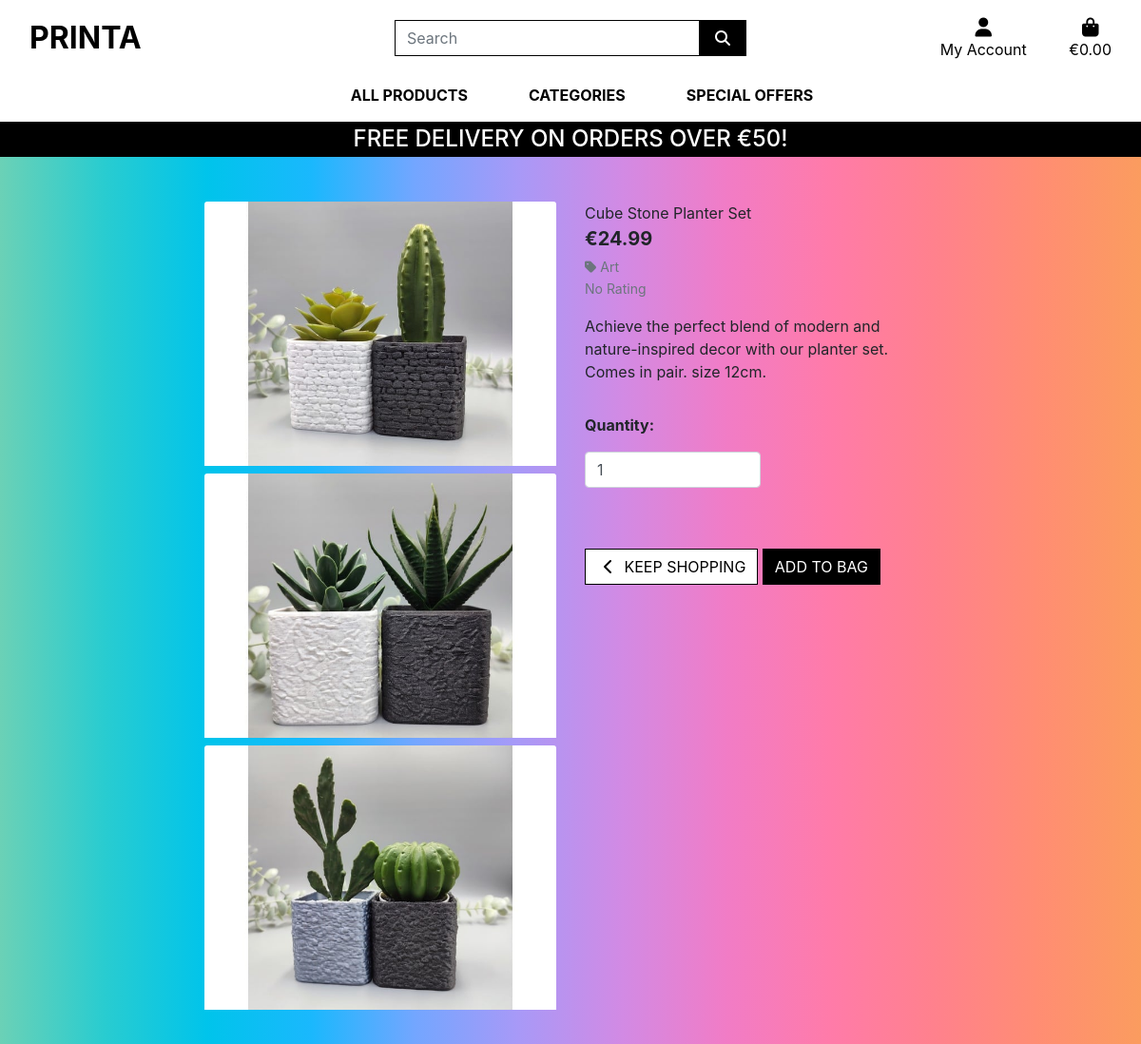
The app's page /products/4 with its own data.
### products/models.py (models this page shows, shortened)
class Product(models.Model):
    category = models.ForeignKey('Category', null=True, blank=True, on_delete=models.SET_NULL)
    sku = models.CharField(max_length=254, null=True, blank=True)
    name = models.CharField(max_length=254)
    description = models.TextField()
    price = models.DecimalField(max_digits=6, decimal_places=2)
    rating = models.DecimalField(max_digits=6, decimal_places=2, null=True, blank=True)
    image = models.ImageField(null=True, blank=True)
    image_second = models.ImageField(null=True, blank=True)
    image_third = models.ImageField(null=True, blank=True)

class Category(models.Model):
    class Meta:
        verbose_name_plural = 'Categories'
    name = models.CharField(max_length=254)
    friendly_name = models.CharField(max_length=254, null=True, blank=True)

### products/views.py (the view)
# urls.py: path('<product_id>', views.product_detail, name='product_detail'),
def product_detail(request, product_id):
    product = get_object_or_404(Product, pk=product_id)
    context = {
        'product': product,
    }
    return render(request, 'products/product_detail.html', context)

### bag/contexts.py (called while the page is built)
def bag_contents(request):
    bag_items = []
    total = 0
    product_count = 0
    if total < settings.FREE_DELIVERY_THRESHOLD:
        delivery = total * Decimal(settings.STANDARD_DELIVERY_PERCENTAGE / 100)
        free_delivery_delta = settings.FREE_DELIVERY_THRESHOLD - total
    else:
        delivery = 0
        free_delivery_delta = 0
    grand_total = delivery + total
    context = {
        'bag_items': bag_items,
        'total': total,
        'product_count': product_count,
        'delivery': delivery,
        'free_delivery_delta': free_delivery_delta,
        'free_delivery_threshold': settings.FREE_DELIVERY_THRESHOLD,
        'grand_total': grand_total,
    }
    return context

### products/templates/products/product_detail.html (shortened to what this page needs)
{% extends "base.html" %}
{% load static %}
{% block page_header %}
    <div class="container header-container">
    </div>
{% endblock %}
{% block content %}
    <div class="overlay"></div>
    <div class="container-fluid">
        <div class="row">
            <div class="col-12 col-md-6 col-lg-4 offset-lg-2">
                <div class="image-container my-5">
                    {% if product.image %}
                        <a href="{{ product.image.url }}" target="_blank">
                            <img class="card-img-top img-fluid pb-2" src="{{ product.image.url }}" alt="{{ product.name }}">
                        </a>
                        <br>
                        <a href="{{ product.image_second.url }}" target="_blank">
                            <img class="card-img-top img-fluid pb-2" src="{{ product.image_second.url }}" alt="{{ product.name }}">
                        </a>
                        <br>
                        <a href="{{ product.image_third.url }}" target="_blank">
                            <img class="card-img-top img-fluid pb-2" src="{{ product.image_third.url }}" alt="{{ product.name }}">
                        </a>
                        {% else %}
                        <a href="">
                            <img class="card-img-top img-fluid" src="{{ MEDIA_URL }}noimage.png" alt="{{ product.name }}">
                        </a>
                    {% endif %}
                </div>
            </div>
            <div class="col-12 col-md-6 col-lg-4">
                <div class="product-details-container mb-5 mt-md-5">
                    <p class="mb-0">{{ product.name }}</p>
                    <p class="lead mb-0 text-left font-weight-bold">€{{ product.price }}</p>
                    {% if product.category %}
                    <p class="small mt-1 mb-0">
                        <a class="text-muted" href="{% url 'products' %}?category={{ product.category.name }}">
                            <i class="fas fa-tag mr-1"></i>{{ product.category.friendly_name }}
                        </a>
                    </p>
                    {% endif %}
                    {% if product.rating %}
                        <small class="text-muted"><i class="fas fa-star mr-1"></i>{{ product.rating }} / 5</small>
                    {% else %}
                        <small class="text-muted">No Rating</small>
                    {% endif %}
                    <p class="mt-3">{{ product.description }}</p>
                    <form class="form" action="{% url 'add_to_bag' product.id %}" method="POST">
                        <div class="form-row">
                            <div class="col-12">
                                <p class="mt-3"><strong>Quantity:</strong></p>
                                <div class="form-group w-50">
                                    <div class="input-group">
                                        <input class="form-control qty_input" type="number" name="quantity" value="1" min="1" max="99" data-item_id="{{ product.id }}" id="id_qty_{{ product.id }}">
                                    </div>
                                </div>
                            </div>
                            <div class="col-12">
                                <a href="{% url 'products' %}" class="btn btn-outline-black rounded-0 mt-5">
                                    <span class="icon">
                                        <i class="fas fa-chevron-left"></i>
                                    </span>
                                    <span class="text-uppercase">Keep Shopping</span>
                                </a>
                                <input type="submit" class="btn btn-black rounded-0 text-uppercase mt-5" value="Add to Bag">
                            </div>
                        </div>
                    </form>
                </div>
            </div>
        </div>
    </div>
{% endblock %}

### static/css/base.css (style rules this page uses)
html { height: 100%; }
body { background-image: linear-gradient(to right, #6bd1b6, #29ccd0, #00c4eb, #1ab8fd, #73a6ff, #a899f7, #d28ae4, #f17cc6, #ff7ba9, #ff818d, #ff8d73, #fb9c5f); height: calc(100vh - 164px); max-width: 1500px; margin:auto; }
.icon { align-items: center; display: inline-flex; justify-content: center; height: 1.5rem; width: 1.5rem; }
.btn-black { background: black; color: white; }
.btn-outline-black { background: white; color: black !important; border: 1px solid black; }
.overlay { height: 100%; width: 100%; top: 0; left: 0; position: fixed; z-index: -1; }
@media (min-width: 1200px) { .container { max-width: 80%; } }
@media (min-width: 992px) { .header-container { padding-top: 164px; } }

### records on screen
Product: image (picture), image_second (picture), image_third (picture), name "Cube Stone Planter Set", price "24.99", category.friendly_name "Art", description "Achieve the perfect blend of modern and nature-inspired decor with our planter set. Comes in pair. size 12cm."

### other values on screen
{{ free_delivery_threshold }} "50"
